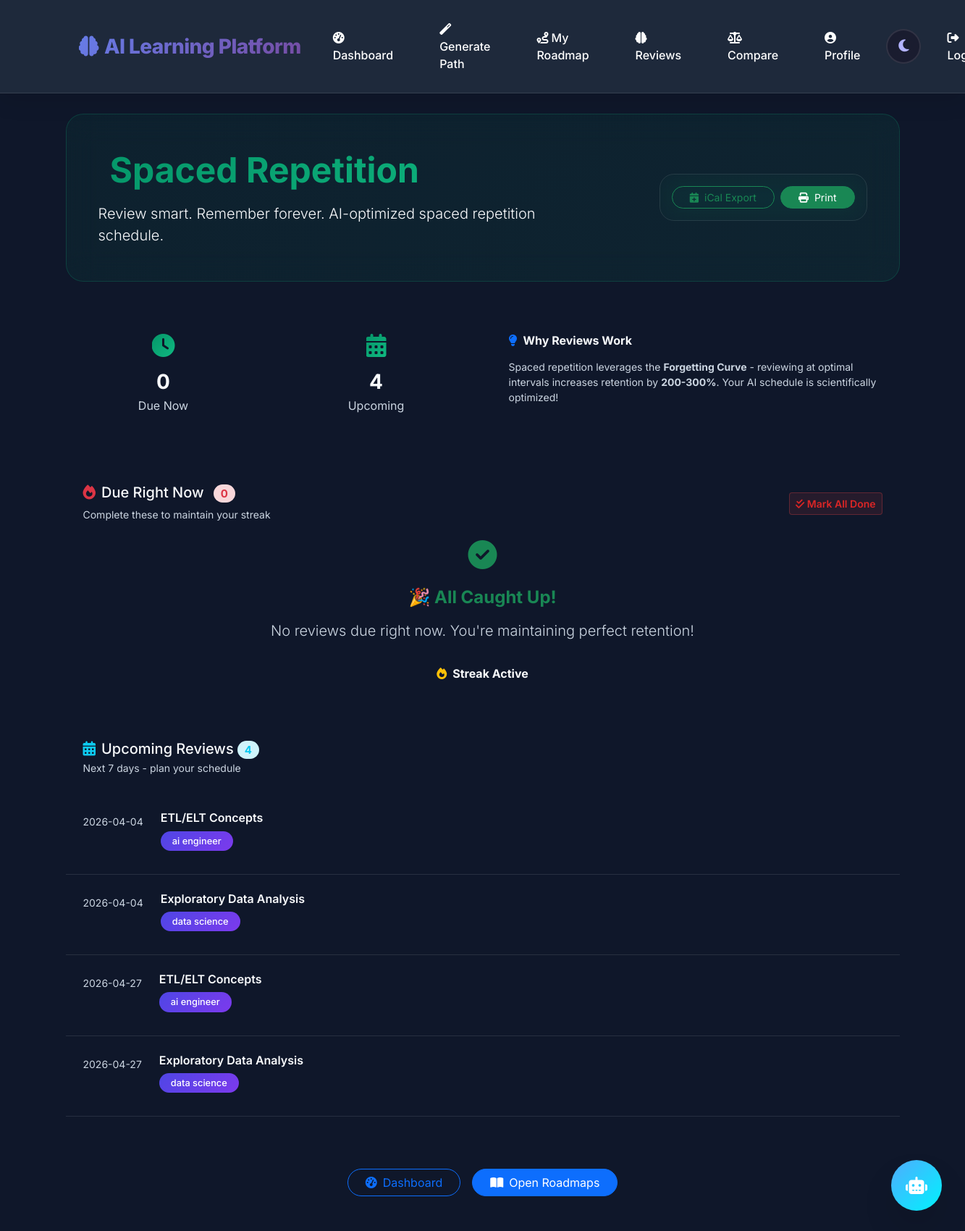
/reviews (signed in), run on the app's committed database.
### tables this page shows
CREATE TABLE review_tasks (
                id INTEGER PRIMARY KEY AUTOINCREMENT,
                user_id INTEGER NOT NULL,
                roadmap_id INTEGER NOT NULL,
                topic TEXT NOT NULL,
                due_date TEXT NOT NULL,
                completed INTEGER NOT NULL DEFAULT 0,
                completed_at TEXT,
                UNIQUE(user_id, roadmap_id, topic, due_date)
            );

CREATE TABLE user_roadmap (
                id INTEGER PRIMARY KEY AUTOINCREMENT,
                user_id INTEGER NOT NULL,
                created_at TEXT NOT NULL,
                roadmap_json TEXT NOT NULL,
                domain TEXT, name TEXT, target_role TEXT, archived INTEGER NOT NULL DEFAULT 0, weekly_hours INTEGER, goal_date TEXT,
                FOREIGN KEY (user_id) REFERENCES users (id)
            );

### app.py (the view)
@app.route("/reviews")
@require_login
def reviews_page():
    user_id = session["user_id"]
    due = get_due_reviews(user_id, limit=100)
    with get_db() as conn:
        upcoming = conn.execute(
            """
            SELECT rt.id, rt.roadmap_id, rt.topic, rt.due_date, ur.name
            FROM review_tasks rt
            JOIN user_roadmap ur ON ur.id = rt.roadmap_id
            WHERE rt.user_id = ? AND rt.completed = 0 AND rt.due_date > date('now') AND ur.archived = 0
            ORDER BY rt.due_date ASC
            LIMIT 100
            """,
            (user_id,),
        ).fetchall()
    upcoming_list = [{"id": r["id"], "roadmap_id": r["roadmap_id"], "topic": r["topic"], "due_date": r["due_date"], "path_name": (r["name"] or ("Path " + str(r["roadmap_id"])))} for r in upcoming]
    return render_template("reviews.html", due_reviews=due, upcoming_reviews=upcoming_list)

### app.py (called while the page is built)
def get_db() -> sqlite3.Connection:
    db = sqlite3.connect(app.config["DATABASE"])
    db.row_factory = sqlite3.Row
    return db

def require_login(f):
    from functools import wraps
    @wraps(f)
    def wrapped(*args, **kwargs):
        if "user_id" not in session:
            return redirect(url_for("login"))
        return f(*args, **kwargs)
    return wrapped

def get_due_reviews(user_id: int, limit: int = 8) -> list:
    today = datetime.utcnow().date().isoformat()
    with get_db() as conn:
        rows = conn.execute(
            """
            SELECT rt.id, rt.roadmap_id, rt.topic, rt.due_date, ur.name
            FROM review_tasks rt
            JOIN user_roadmap ur ON ur.id = rt.roadmap_id
            WHERE rt.user_id = ? AND rt.completed = 0 AND rt.due_date <= ? AND ur.archived = 0
            ORDER BY rt.due_date ASC, rt.id ASC
            LIMIT ?
            """,
            (user_id, today, limit),
        ).fetchall()
    return [{"id": r["id"], "roadmap_id": r["roadmap_id"], "topic": r["topic"], "due_date": r["due_date"], "path_name": (r["name"] or ("Path " + str(r["roadmap_id"])))} for r in rows]

### templates/reviews.html (shortened to what this page needs)
{% extends "base.html" %}
{% block content %}
<div class="reviews-hero mb-5 fade-in">
  <div class="container">
    <div class="row align-items-center">
      <div class="col-lg-8">
        <h1 class="display-5 fw-bold mb-3" style="background: linear-gradient(135deg, #059669, #10b981); -webkit-background-clip: text; background-clip: text; -webkit-text-fill-color: transparent;">
          Spaced Repetition
        </h1>
        <p class="lead mb-0 text-lg-muted">Review smart. Remember forever. AI-optimized spaced repetition schedule.</p>
      </div>
      <div class="col-lg-4 text-lg-end">
        <div class="export-actions glass-card p-3 d-inline-flex align-items-center gap-2">
          <a href="{{ url_for('export_reviews_ics') }}" class="btn btn-outline-success btn-sm rounded-pill px-4">
            <i class="fas fa-calendar-plus me-2"></i>iCal Export
          </a>
          <button onclick="printReviews()" class="btn btn-success btn-sm rounded-pill px-4">
            <i class="fas fa-print me-2"></i>Print
          </button>
        </div>
      </div>
    </div>
  </div>
</div>
<div class="row g-4 mb-5">
  <div class="col-md-3">
    <div class="stat-card glass-card text-center p-4 lift-hover">
      <div class="stat-icon mb-3">
        <i class="fas fa-clock fs-2 text-warning"></i>
      </div>
      <div class="stat-number h3 fw-bold mb-1">{{ due_reviews|length }}</div>
      <div class="stat-label text-muted">Due Now</div>
    </div>
  </div>
  <div class="col-md-3">
    <div class="stat-card glass-card text-center p-4 lift-hover">
      <div class="stat-icon mb-3">
        <i class="fas fa-calendar-days fs-2 text-info"></i>
      </div>
      <div class="stat-number h3 fw-bold mb-1">{{ upcoming_reviews|length }}</div>
      <div class="stat-label text-muted">Upcoming</div>
    </div>
  </div>
  <div class="col-md-6">
    <div class="glass-card p-4">
      <h6 class="mb-3 fw-bold">
        <i class="fas fa-lightbulb text-primary me-2"></i>Why Reviews Work
      </h6>
      <p class="small text-muted mb-0">
        Spaced repetition leverages the <strong>Forgetting Curve</strong> - reviewing at optimal intervals
        increases retention by <strong>200-300%</strong>. Your AI schedule is scientifically optimized!
      </p>
    </div>
  </div>
</div>
<div class="due-now-section mb-5">
  <div class="glass-card">
    <div class="card-header d-flex justify-content-between align-items-center p-4">
      <div>
        <h5 class="mb-1">
          <i class="fas fa-fire text-danger me-2"></i>Due Right Now
          <span class="badge bg-danger-subtle text-danger rounded-pill ms-2">{{ due_reviews|length }}</span>
        </h5>
        <small class="text-muted">Complete these to maintain your streak</small>
      </div>
      <div class="btn-group" role="group">
        <button class="btn btn-sm btn-outline-danger mark-all-done" id="mark-all-done">
          <i class="fas fa-check-double"></i> Mark All Done
        </button>
      </div>
    </div>
    <div class="card-body p-0">
      {% if due_reviews %}
      <div class="reviews-list">
        {% for r in due_reviews %}
        <div class="review-item due-item glass-card-hover p-4 border-bottom" data-review-id="{{ r.id }}" style="border-bottom: 1px solid var(--glass-border);">
          <div class="d-flex align-items-start justify-content-between">
            <div class="flex-grow-1 me-3">
              <div class="review-title fw-bold mb-2 text-truncate" style="font-size: 1.1rem;">{{ r.topic }}</div>
              <div class="review-meta d-flex align-items-center gap-3 small text-muted">
                <span class="path-badge rounded-pill px-3 py-1">
                  <i class="fas fa-route me-1"></i>{{ r.path_name }}
                </span>
                <span>
                  <i class="fas fa-calendar-day me-1"></i>{{ r.due_date }}
                </span>
              </div>
            </div>
            <button type="button" class="btn btn-success review-done-btn rounded-pill px-4 py-2 shadow-sm position-relative overflow-hidden" data-review-id="{{ r.id }}">
              <span class="btn-text">Mark Done</span>
              <div class="btn-ripple"></div>
            </button>
          </div>
        </div>
        {% endfor %}
      </div>
      {% else %}
      <div class="empty-state text-center py-8 px-4">
        <div class="empty-icon mb-4">
          <i class="fas fa-check-circle fs-1 text-success"></i>
        </div>
        <h4 class="mb-3 fw-bold text-success">🎉 All Caught Up!</h4>
        <p class="lead text-muted mb-4">No reviews due right now. You're maintaining perfect retention!</p>
        <div class="streak-badge glass-card d-inline-flex align-items-center gap-2 px-4 py-2">
          <i class="fas fa-fire text-warning"></i>
          <span class="fw-bold">Streak Active</span>
        </div>
      </div>
      {% endif %}
    </div>
  </div>
</div>
<div class="upcoming-section">
  <div class="glass-card">
    <div class="card-header p-4">
      <h5 class="mb-0">
        <i class="fas fa-calendar-days text-info me-2"></i>Upcoming Reviews
        <span class="badge bg-info-subtle text-info rounded-pill">{{ upcoming_reviews|length }}</span>
      </h5>
      <small class="text-muted">Next 7 days - plan your schedule</small>
    </div>
    <div class="card-body p-0">
      {% if upcoming_reviews %}
      <div class="timeline-container">
        {% for r in upcoming_reviews %}
        <div class="timeline-item glass-card-hover p-4" style="border-bottom: 1px solid var(--glass-border);">
          <div class="d-flex align-items-start gap-4">
            <div class="timeline-date flex-shrink-0 text-center">
              <div class="date-label small text-muted">{{ r.due_date.split(' ')[0] if r.due_date.split(' ') | length > 1 else r.due_date }}</div>
            </div>
            <div class="flex-grow-1">
              <h6 class="review-title fw-semibold mb-2">{{ r.topic }}</h6>
              <div class="d-flex align-items-center gap-3 small text-muted mb-2">
                <span class="path-tag rounded-pill bg-light px-3 py-1">
                  {{ r.path_name }}
                </span>
              </div>
            </div>
          </div>
        </div>
        {% endfor %}
      </div>
      {% endif %}
    </div>
  </div>
</div>
<div class="quick-actions mt-5 text-center">
  <div class="glass-card p-4 d-inline-flex gap-3 flex-wrap justify-content-center">
    <a href="{{ url_for('dashboard') }}" class="btn btn-outline-primary rounded-pill px-4">
      <i class="fas fa-tachometer-alt me-2"></i>Dashboard
    </a>
    <a href="{{ url_for('roadmap') }}" class="btn btn-primary rounded-pill px-4">
      <i class="fas fa-book-open me-2"></i>Open Roadmaps
    </a>
  </div>
</div>
{% endblock %}

### templates/base.html (shortened to what this page needs)
<!DOCTYPE html>
<html lang="en">
<head>
  <link href="https://cdn.jsdelivr.net/npm/bootstrap@5.3.3/dist/css/bootstrap.min.css" rel="stylesheet">
  <link href="https://cdn.jsdelivr.net/npm/@fortawesome/fontawesome-free@6.5.1/css/all.min.css" rel="stylesheet">
  <link rel="stylesheet" href="{{ url_for('static', filename='style.css') }}">
</head>
<body class="app-body" data-theme="dark">
{% if session.get('user_id') %}
<nav class="navbar navbar-expand-lg app-navbar">
  <div class="container">
    <a class="navbar-brand app-brand" href="{{ url_for('dashboard') }}">
      <i class="fas fa-brain me-2"></i>AI Learning Platform
    </a>
    <div class="collapse navbar-collapse" id="navbarNav">
      <ul class="navbar-nav ms-auto gap-2 align-items-center">
        <li class="nav-item">
          <a class="nav-link app-nav-link" href="{{ url_for('dashboard') }}">
            <i class="fas fa-tachometer-alt me-1"></i>Dashboard
          </a>
        </li>
        <li class="nav-item">
          <a class="nav-link app-nav-link" href="{{ url_for('generate') }}">
            <i class="fas fa-magic me-1"></i>Generate Path
          </a>
        </li>
        <li class="nav-item">
          <a class="nav-link app-nav-link" href="{{ url_for('roadmap') }}">
            <i class="fas fa-route me-1"></i>My Roadmap
          </a>
        </li>
        <li class="nav-item">
          <a class="nav-link app-nav-link"
href="{{ url_for('reviews_page') }}">
            <i class="fas fa-brain me-1"></i>Reviews
          </a>
        </li>
        <li class="nav-item">
          <a class="nav-link app-nav-link" href="{{ url_for('compare') }}">
            <i class="fas fa-balance-scale me-1"></i>Compare
          </a>
        </li>
        <li class="nav-item">
          <a class="nav-link app-nav-link" href="/profile">
            <i class="fas fa-user-circle me-1"></i>Profile
          </a>
        </li>
        <li class="nav-item">
          <button type="button" class="btn app-theme-toggle" id="theme-toggle" aria-label="Toggle dark/light theme" title="Toggle theme">
            <i class="fas fa-moon"></i>
          </button>
        </li>
        <li class="nav-item">
          <a class="nav-link app-nav-link app-nav-link--logout" href="{{ url_for('logout') }}">
            <i class="fas fa-sign-out-alt me-1"></i>Logout
          </a>
        </li>
      </ul>
    </div>
  </div>
</nav>
{% endif %}
<main class="app-main">
  {% block content %}{% endblock %}
</main>
{% if session.get('user_id') %}
<button class="app-chatbot-toggle" id="chatbot-toggle" aria-label="Open AI Assistant">
  <i class="fas fa-robot"></i>
</button>
{% endif %}
</body>
</html>

### static/style.css (style rules this page uses)
:root { --app-primary: #4F46E5; --app-primary-hover: #4338CA; --app-secondary: #6366F1; --app-bg: #0F172A; --app-bg-elevated: #1E293B; --app-bg-input: #334155; --app-text: #F8FAFC; --app-text-muted: #CBD5E1; --app-border: #334155; --app-success: #10B981; --app-success-soft: rgba(16, 185, 129, 0.15); --app-danger: #EF4444; --app-shadow: 0 4px 6px -1px rgba(0, 0, 0, 0.2), 0 2px 4px -2px rgba(0, 0, 0, 0.15); --app-shadow-hover: 0 10px 15px -3px rgba(0, 0, 0, 0.25), 0 4px 6px -4px rgba(0, 0, 0, 0.2); --app-radius: 12px; --app-radius-sm: 8px; --app-transition: 0.2s ease; }
* { box-sizing: border-box; }
body, .app-body { font-family: 'Inter', -apple-system, BlinkMacSystemFont, sans-serif; min-height: 100vh; background: var(--app-bg); color: var(--app-text); -webkit-font-smoothing: antialiased; }
.app-navbar { background: var(--app-bg-elevated) !important; border-bottom: 1px solid var(--app-border); padding: 0.75rem 0; box-shadow: var(--app-shadow); }
.app-brand { font-weight: 700; font-size: 1.2rem; color: var(--app-text) !important; letter-spacing: -0.02em; transition: opacity var(--app-transition); }
.app-nav-link { color: var(--app-text-muted) !important; font-weight: 500; padding: 0.5rem 0.75rem !important; border-radius: var(--app-radius-sm); transition: color var(--app-transition), background var(--app-transition); }
.app-nav-link--logout { color: var(--app-text-muted) !important; }
.app-main { max-width: 1200px; margin: 0 auto; padding: 1.75rem 1.25rem; }
.text-muted { color: var(--app-text-muted) !important; }
.small, small { color: var(--app-text-muted); }
.card-title, .card-header, .card-body { color: var(--app-text); }
.app-theme-toggle { background: transparent; border: 1px solid var(--app-border); color: var(--app-text-muted); padding: 0.35rem 0.6rem; border-radius: var(--app-radius-sm); cursor: pointer; }
.app-chatbot-toggle { position: fixed; bottom: 1.5rem; right: 1.5rem; width: 56px; height: 56px; border-radius: 50%; background: linear-gradient(135deg, var(--app-primary), var(--app-secondary)); color: #fff; display: flex; align-items: center; justify-content: center; font-size: 1.5rem; box-shadow: var(--app-shadow-hover); cursor: pointer; z-index: 1000; }

### templates/reviews.html (style rules this page uses)
.reviews-hero { background: linear-gradient(135deg, rgba(5, 150, 105, 0.08), rgba(16, 185, 129, 0.08)); border-radius: 24px; padding: 3rem 2rem; margin-bottom: 3rem; backdrop-filter: blur(20px); border: 1px solid rgba(16, 185, 129, 0.2); }
.export-actions { backdrop-filter: blur(20px); border: 1px solid var(--glass-border); border-radius: 20px; }
.stat-card .stat-icon i { background: linear-gradient(135deg, #059669, #10b981); -webkit-background-clip: text; -webkit-text-fill-color: transparent; background-clip: text; }
.path-badge, .path-tag { background: linear-gradient(135deg, #4f46e5, #7c3aed); color: white; font-size: 0.8rem; font-weight: 500; }
.timeline-container { max-height: 500px; overflow-y: auto; }
.timeline-item { transition: all 0.3s ease; }
.timeline-date { min-width: 80px; }
.mark-all-done { background: rgba(239, 68, 68, 0.1); border: 1px solid rgba(239, 68, 68, 0.3); color: #dc2626; font-weight: 600; }

### data on the page
review_tasks: due_date.split|length "2026-04-04", topic "ETL/ELT Concepts", path_name "ai engineer"
review_tasks: due_date.split|length "2026-04-04", topic "Exploratory Data Analysis", path_name "data science"
review_tasks: due_date.split|length "2026-04-27", topic "ETL/ELT Concepts", path_name "ai engineer"
review_tasks: due_date.split|length "2026-04-27", topic "Exploratory Data Analysis", path_name "data science"

### other printed values
{{ due_reviews|length }} "0"
{{ upcoming_reviews|length }} "4"
